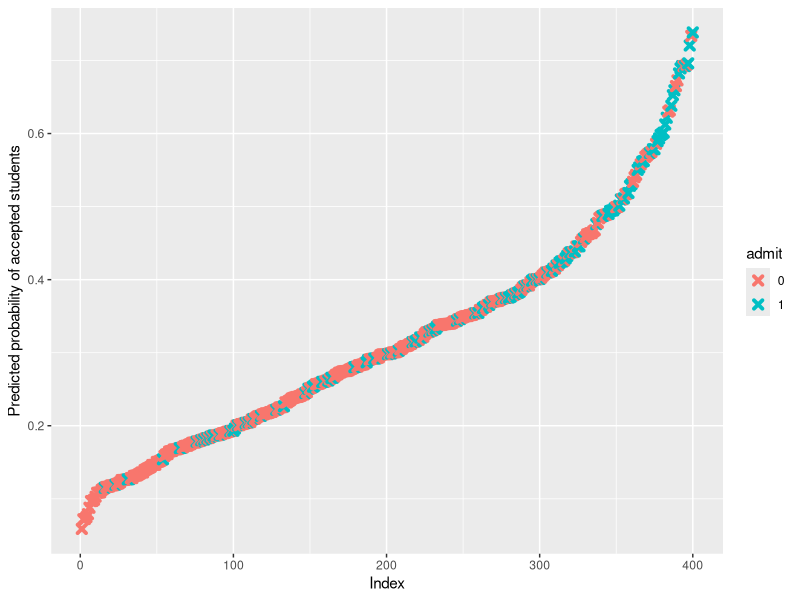

Recreate this plot in R.
setwd("C:/Users/Karol/Desktop/R")
df <- read.csv('uni.csv', header = T)
head(df)
summary(df)

# Dealing with NAs
df <- na.omit(df)

# Encode as a factor
df$admit <- as.factor(df$admit)
df$rank <- as.factor(df$rank)

# Table describing the average number of points in the matriculation examination,
# depending on whether a given person was admitted to studies and ranking.

library(dplyr)
df %>%
  group_by(admit, rank) %>%
  summarise(mean = mean(gre))

# Regression models with hypotheses

#H0 : Exam results do not affect admission to studies
#H1 : Exam results affect admission to studies

model1 <- glm(admit~gre, family="binomial", data=df)
summary(model1)

# P-value < 0.05, assume H1, Exam results affect admission to studies 

#H0: Number of points does not affect admission to studies
#H1: Number of points affect admission to studies

model2 <- glm(admit~gpa, family="binomial", data=df)
summary(model2)

# P-value < 0.05, assume H1, The number of points affect admission to studies

#H0: Ranking place does not affect admission to studies
#H1: Ranking place affect admission to studies

model3 <- glm(admit~rank, family="binomial", data=df)
summary(model3)

# P-value < 0.05, assume H1, Ranking place affect admission to studies

#H0: Exam results, number of points, ranking place do not affect admission to studies
#H1: Exam results, number of points, ranking place affect admission to studies

model4 <- glm(admit~gre+gpa+rank, family="binomial", data=df)
summary(model4)

# P-value < 0.05, assume H1.
# Exam results, number of points, ranking place affect admission to studies

# Model 4 is the best fit because for it the AIC value is the lowest

# Graph generated on the basis of the model 4

library(ggplot2)

predicted.data<-data.frame(
  probability.of.acceptance=model4$fitted.values,
  admit=df$admit)

predicted.data<-predicted.data[
  order(predicted.data$probability.of.acceptance, decreasing=FALSE),]

predicted.data$rank<-1:nrow(predicted.data)

ggplot(data=predicted.data, aes(x=rank, y=probability.of.acceptance))+
  geom_point(aes(color=admit), alpha=1, shape=4, stroke=2)+
  xlab('Index')+
  ylab('Predicted probability of accepted students')